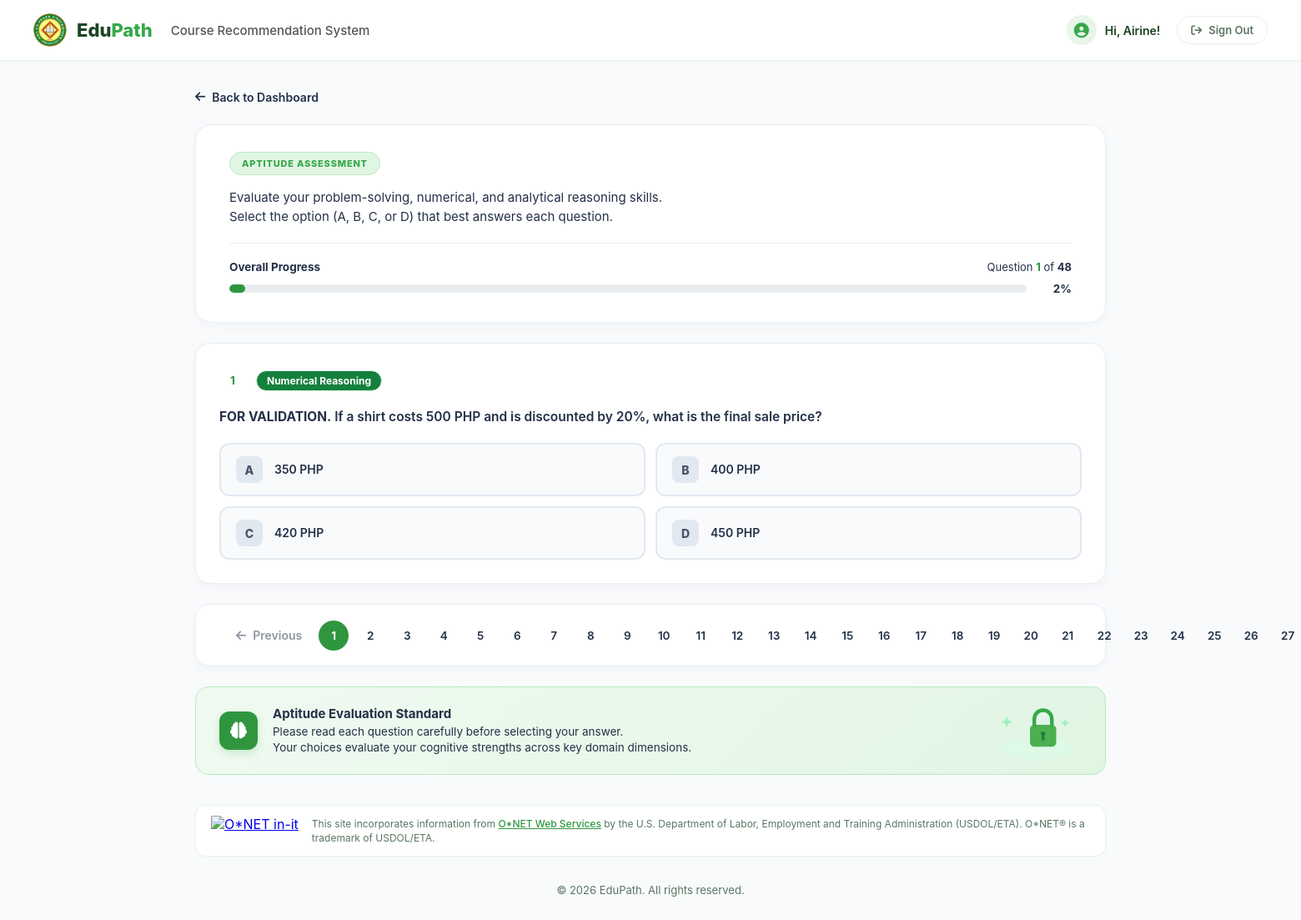
Page /assess-aptitude/ (signed in) on the committed database.
### assessment/models.py (models this page shows, shortened)
class StudentProfile(models.Model):
    id = models.AutoField(primary_key=True, verbose_name="ID")
    user = models.OneToOneField(
        settings.AUTH_USER_MODEL,
        on_delete=models.CASCADE,
        related_name='student_profile',
        verbose_name="User"
    )
    student_id = models.CharField(max_length=64, blank=True, null=True, unique=True, verbose_name="Student ID")
    full_name = models.CharField(max_length=128, blank=True, null=True, verbose_name="Full Name")
    age = models.PositiveIntegerField(blank=True, null=True, verbose_name="Age")
    sex = models.CharField(max_length=20, blank=True, null=True, verbose_name="Sex")
    security_question = models.CharField(max_length=255, blank=True, null=True, verbose_name="Security Question")
    security_answer = models.CharField(max_length=255, blank=True, null=True, verbose_name="Security Answer")
    last_date_taken = models.DateTimeField(blank=True, null=True, verbose_name="Last Date Taken")
    class Meta:
        verbose_name_plural = "Student Profiles"
        unique_together = ('full_name', 'student_id')

### customization/models.py (models this page shows, shortened)
class AptitudeQuestion(models.Model):
    DIMENSION_CHOICES = [
        ('Numerical Reasoning', 'Numerical Reasoning'),
        ('Logical Reasoning', 'Logical Reasoning'),
        ('Problem-Solving', 'Problem-Solving'),
        ('Spatial Ability', 'Spatial Ability'),
        ('Technical/Mechanical Reasoning', 'Technical/Mechanical Reasoning'),
        ('Verbal/Communication Ability', 'Verbal/Communication Ability'),
    ]
    ANSWER_CHOICES = [
        ('A', 'A'),
        ('B', 'B'),
        ('C', 'C'),
        ('D', 'D'),
    ]
    question_id = models.AutoField(primary_key=True)
    dimension = models.CharField(max_length=100, choices=DIMENSION_CHOICES, verbose_name="Dimension")
    question_text = models.TextField(verbose_name="Question Text")
    option_a = models.CharField(max_length=255, verbose_name="Option A")
    option_b = models.CharField(max_length=255, verbose_name="Option B")
    option_c = models.CharField(max_length=255, verbose_name="Option C")
    option_d = models.CharField(max_length=255, verbose_name="Option D")
    correct_answer = models.CharField(max_length=1, choices=ANSWER_CHOICES, verbose_name="Correct Answer")
    status = models.BooleanField(default=True, verbose_name="Active?")
    for_validation = models.BooleanField(default=True, verbose_name="For Validation?")
    created_at = models.DateTimeField(auto_now_add=True, verbose_name="Created At")
    class Meta:
        verbose_name_plural = "Aptitude Questions"

### assessment/views.py (the view, shortened to what this page needs)
# urls.py: path('assess-aptitude/', views.assess_aptitude, name='assess_aptitude'),
@login_required(login_url='signin')
def assess_aptitude(request):
    student_profile = request.user.student_profile
    questions = AptitudeQuestion.objects.filter(status=True).order_by('question_id')
    existing_responses = StudentAptitudeResponse.objects.filter(student=student_profile)
    user_answers = {resp.question_id: resp.selected_answer for resp in existing_responses}
    return render(request, 'assessment/aptitude-assess.html', {
        'questions': questions,
        'user_answers': user_answers,
    })

### templates/assessment/aptitude-assess.html (shortened to what this page needs)
{% extends 'assessment/base.html' %}
{% load static %}
{% block css %}
  <link rel="stylesheet" href="{% static 'css/aptitude-assess.css' %}">
{% endblock %}
{% block content %}
    <div class="back-nav">
      <a href="{% url 'dashboard' %}" class="back-link">
        <i class="fa-solid fa-arrow-left"></i> Back to Dashboard
      </a>
    </div>
    <section class="hero-section">
      <div class="hero-content">
        <div class="badge">APTITUDE ASSESSMENT</div>
        <p class="hero-desc">
          Evaluate your problem-solving, numerical, and analytical reasoning skills.<br>
          Select the option (A, B, C, or D) that best answers each question.
        </p>
        {% if questions %}
        <div class="hero-progress">
          <div class="progress-left">
            <h4>Overall Progress</h4>
            <p>Question <span class="current" id="current-step-num">1</span> of <span class="total" id="total-step-num">{{ questions|length }}</span></p>
          </div>
          <div class="progress-right">
            <div class="progress-bar-container">
              <div class="progress-bar-fill" id="progress-bar-fill" style="width: 0%;"></div>
            </div>
            <div class="progress-percentage" id="progress-percentage">0%</div>
          </div>
        </div>
        {% endif %}
      </div>
    </section>
    {% if questions %}
    <form id="aptitude-assessment-form" method="POST" action="{% url 'assess_aptitude' %}">
      <div class="mcq-container">
        {% for question in questions %}
        <div class="question-item-card question-step" data-step="{{ forloop.counter }}" style="{% if not forloop.first %}display: none;{% endif %}">
          <div class="question-header">
            <div class="question-meta">
              <div class="badge-number">{{ forloop.counter }}</div>
              <span class="category-tag">{{ question.dimension }}</span>
            </div>
          </div>
          <div class="question-stem">
            {% if question.for_validation %}<b>FOR VALIDATION.</b> {% endif %}{{ question.question_text }}
          </div>
          <div class="choices-grid">
            <label class="choice-card">
              <span class="choice-letter">A</span>
              <span class="choice-text">{{ question.option_a }}</span>
            </label>
            <label class="choice-card">
              <span class="choice-letter">B</span>
              <span class="choice-text">{{ question.option_b }}</span>
            </label>
            <label class="choice-card">
              <span class="choice-letter">C</span>
              <span class="choice-text">{{ question.option_c }}</span>
            </label>
            <label class="choice-card">
              <span class="choice-letter">D</span>
              <span class="choice-text">{{ question.option_d }}</span>
            </label>
          </div>
        </div>
        {% endfor %}
      </div>
      <div class="pagination-bar">
        <button type="button" class="btn-nav-prev" id="btn-prev" disabled>
          <i class="fa-solid fa-arrow-left"></i>
          <span>Previous</span>
        </button>
        <div class="page-numbers" id="page-numbers-container">
          {% for question in questions %}
          <span class="page-link {% if forloop.first %}active{% endif %}" data-step-target="{{ forloop.counter }}">{{ forloop.counter }}</span>
          {% endfor %}
        </div>
      </div>
    </form>
    {% endif %}
    <section class="info-banner">
      <div class="info-banner-left">
        <div class="info-icon-wrapper">
          <i class="fa-solid fa-brain"></i>
        </div>
        <div class="info-text">
          <h4>Aptitude Evaluation Standard</h4>
          <p>Please read each question carefully before selecting your answer.<br>Your choices evaluate your cognitive strengths across key domain dimensions.</p>
        </div>
      </div>
      <div class="info-graphic">
      </div>
    </section>
{% endblock %}

### templates/assessment/base.html (shortened to what this page needs)
{% load static %}
<!DOCTYPE html>
<html lang="en">
<head>
    <link rel="stylesheet" href="https://cdnjs.cloudflare.com/ajax/libs/font-awesome/6.4.0/css/all.min.css">
    <link rel="stylesheet" href="{% static 'css/common.css' %}">
    <link rel="stylesheet" href="{% static 'css/assessment.css' %}">
    {% block css %}{% endblock %}
</head>
<body>
    <header class="header">
        <a href="{% url 'dashboard' %}" class="brand" style="text-decoration: none;">
            <img src="{% static 'img/asu-logo.jpg' %}" alt="EduPath Logo" class="logo">
            <span class="brand-name">Edu<span class="text-bold" style="color: #35a84a;">Path</span></span>
            <span style="color: #555; font-size: 15px; margin-left: 10px; font-weight: 500;">Course Recommendation System</span>
        </a>
        <div class="header-actions">
            <div class="student-profile">
                <div class="avatar"><i class="fa-solid fa-circle-user"></i></div>
                <span>Hi, {{ student_name|default:user.student_profile.full_name|default:user.first_name|default:user.username|default:"Student"|title }}!</span>
            </div>
            <button class="sign-out" onclick="window.location.href='{% url 'signout' %}'">
                <i class="fa-solid fa-arrow-right-from-bracket"></i>
                <span>Sign Out</span>
            </button>
        </div>
    </header>
    <main class="container">
        {% block body %}
        {% block content %}{% endblock %}
        {% endblock %}
        <section class="credit-banner">
            <div class="credit-icon-box">
                <a href="https://services.onetcenter.org/" target="_blank" rel="noopener noreferrer" title="This site incorporates information from O*NET Web Services. Click to learn more."><img src="https://www.onetcenter.org/image/link/onet-in-it.svg" alt="O*NET in-it"></a>
            </div>
            <div class="credit-text">
                This site incorporates information from <a href="https://services.onetcenter.org/">O*NET Web Services</a> by the U.S. Department of Labor, Employment and Training Administration (USDOL/ETA). O*NET&reg; is a trademark of USDOL/ETA.
            </div>
        </section>
        <footer>
            <p>© 2026 EduPath. All rights reserved.</p>
        </footer>
    </main>
</body>
</html>

### static/css/common.css (style rules this page uses)
:root { --primary: #35a84a; --primary-dark: #2f963f; --navy-900: #1b4324; --navy-700: #2a5a35; --background: #f8fafc; --white: #ffffff; --text-muted: #5b7560; --text-main: #243048; --border-color: #e1f5e3; --card-bg: #ffffff; --radius-sm: 8px; --radius-md: 12px; --radius-lg: 16px; --radius-xl: 24px; --shadow-subtle: 0 4px 16px rgba(53, 168, 74, 0.04); }
* { margin: 0; padding: 0; box-sizing: border-box; font-family: 'Inter', system-ui, -apple-system, sans-serif; }
body { background-color: var(--background); color: var(--text-main); min-height: 100vh; }
.header { background: var(--white); border-bottom: 1px solid var(--border-color); padding: 16px 40px; display: flex; align-items: center; justify-content: space-between; position: sticky; top: 0; z-index: 100; box-shadow: 0 2px 8px rgba(0, 0, 0, 0.02); }
.brand { display: flex; align-items: center; gap: 12px; text-decoration: none; }
.brand .logo { width: 40px; height: 40px; object-fit: cover; border-radius: 50%; }
.brand-name { font-size: 22px; font-weight: 800; color: var(--navy-900); }
.brand-name .text-bold { color: var(--primary); }
.header-actions { display: flex; align-items: center; gap: 20px; }
.student-profile { display: flex; align-items: center; gap: 10px; font-weight: 600; font-size: 14px; color: var(--navy-900); }
.student-profile .avatar { width: 36px; height: 36px; border-radius: 50%; background: #e8f5e9; color: var(--primary); display: flex; align-items: center; justify-content: center; font-size: 18px; }
.sign-out { background: none; border: 1px solid var(--border-color); color: var(--text-muted); padding: 8px 16px; border-radius: 999px; font-size: 13px; font-weight: 600; cursor: pointer; display: flex; align-items: center; gap: 8px; transition: all 0.2s ease; }
.container { max-width: 1140px; margin: 0 auto; padding: 32px 24px; }
footer { text-align: center; padding: 32px 0 16px; color: var(--text-muted); font-size: 13px; }
.badge-status, .badge { display: inline-flex; align-items: center; gap: 6px; background: #e1f5e3; color: #35a84a; font-size: 11px; font-weight: 800; letter-spacing: 0.8px; padding: 6px 14px; border-radius: 999px; border: 1px solid #b7ebbe; margin-bottom: 16px; text-transform: uppercase; }
.back-nav { margin-bottom: 20px; }
.back-link { display: inline-flex; align-items: center; gap: 8px; color: var(--text-muted); text-decoration: none; font-size: 13.5px; font-weight: 600; transition: color 0.2s ease; }
.credit-banner { display: flex; align-items: center; gap: 16px; background: var(--white); border: 1px solid var(--border-color); border-radius: var(--radius-md); padding: 12px 18px; margin-top: 24px; margin-bottom: 0px; }
.credit-icon-box { flex-shrink: 0; display: flex; align-items: center; justify-content: center; }
.credit-icon-box img { height: 36px; width: auto; max-width: 110px; object-fit: contain; display: block; }
.credit-text { font-size: 12px; line-height: 1.45; color: var(--text-muted); }
.credit-text a { color: var(--primary-dark); text-decoration: underline; font-weight: 500; }

### rows in the picture
AptitudeQuestion: dimension "Numerical Reasoning", for_validation "FOR VALIDATION.", question_text "If a shirt costs 500 PHP and is discounted by 20%, what is the final sale price?", option_a "350 PHP", option_b "400 PHP", option_c "420 PHP", option_d "450 PHP"

### other values in the picture
{{ questions|length }} "48"
